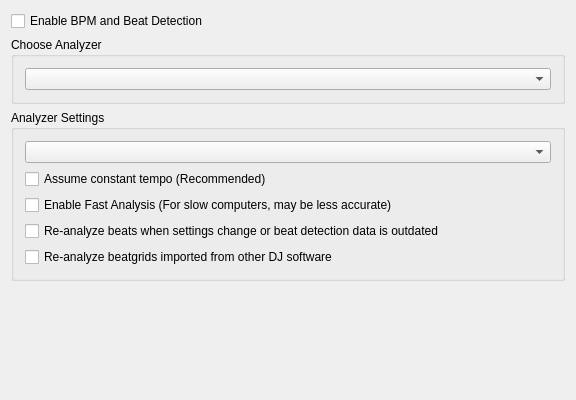
<?xml version="1.0" encoding="UTF-8"?>
<ui version="4.0">
 <class>DlgBeatsDlg</class>
 <widget class="QWidget" name="DlgBeatsDlg">
  <property name="geometry">
   <rect>
    <x>0</x>
    <y>0</y>
    <width>576</width>
    <height>400</height>
   </rect>
  </property>
  <property name="windowTitle">
   <string>Beat Detection Preferences</string>
  </property>
  <layout class="QGridLayout" name="gridLayout">
   <item row="0" column="0">
    <widget class="QCheckBox" name="checkBoxAnalyzerEnabled">
     <property name="toolTip">
      <string>When beat detection is enabled, Mixxx detects the beats per minute and beats of your tracks,
automatically shows a beat-grid for them, and allows you to synchronize tracks using their beat information.</string>
     </property>
     <property name="text">
      <string>Enable BPM and Beat Detection</string>
     </property>
    </widget>
   </item>
   <item row="5" column="0">
    <spacer name="verticalSpacer">
     <property name="orientation">
      <enum>Qt::Vertical</enum>
     </property>
     <property name="sizeHint" stdset="0">
      <size>
       <width>20</width>
       <height>40</height>
      </size>
     </property>
    </spacer>
   </item>
   <item row="3" column="0">
    <widget class="QGroupBox" name="groupBox_2">
     <property name="title">
      <string>Analyzer Settings</string>
     </property>
     <layout class="QVBoxLayout" name="verticalLayout">
      <item>
       <widget class="QComboBox" name="comboBoxBpmRange">
        <property name="minimumSize">
         <size>
          <width>200</width>
          <height>0</height>
         </size>
        </property>
        <property name="toolTip">
         <string>The preferred range for analyzed tracks.</string>
        </property>
        <property name="layoutDirection">
         <enum>Qt::LeftToRight</enum>
        </property>
       </widget>
      </item>
      <item>
       <widget class="QCheckBox" name="checkBoxFixedTempo">
        <property name="toolTip">
         <string>Converts beats detected by the analyzer into a fixed-tempo beatgrid.
Use this setting if your tracks have a constant tempo (e.g. most electronic music).
Often results in higher quality beatgrids, but will not do well on tracks that have tempo shifts.</string>
        </property>
        <property name="text">
         <string>Assume constant tempo (Recommended)</string>
        </property>
       </widget>
      </item>
      <item>
       <widget class="QCheckBox" name="checkBoxFastAnalysis">
        <property name="toolTip">
         <string>Enable fast beat detection.
If activated Mixxx only analyzes the first minute of a track for beat information.
This can speed up beat detection on slower computers but may result in lower quality beatgrids.</string>
        </property>
        <property name="text">
         <string>Enable Fast Analysis (For slow computers, may be less accurate)</string>
        </property>
       </widget>
      </item>
      <item>
       <widget class="QCheckBox" name="checkBoxReanalyze">
        <property name="toolTip">
         <string>e.g. from 3rd-party programs or Mixxx versions before 1.11.
(Not checked: Analyze only, if no beats exist.)</string>
        </property>
        <property name="text">
         <string>Re-analyze beats when settings change or beat detection data is outdated</string>
        </property>
       </widget>
      </item>
      <item>
       <widget class="QCheckBox" name="checkBoxReanalyzeImported">
        <property name="text">
         <string>Re-analyze beatgrids imported from other DJ software</string>
        </property>
       </widget>
      </item>
     </layout>
    </widget>
   </item>
   <item row="2" column="0">
    <widget class="QGroupBox" name="groupBox">
     <property name="title">
      <string>Choose Analyzer</string>
     </property>
     <property name="alignment">
      <set>Qt::AlignLeading|Qt::AlignLeft|Qt::AlignTop</set>
     </property>
     <layout class="QHBoxLayout" name="horizontalLayout">
      <item>
       <widget class="QComboBox" name="comboBoxBeatPlugin">
        <property name="minimumSize">
         <size>
          <width>200</width>
          <height>0</height>
         </size>
        </property>
        <property name="maximumSize">
         <size>
          <width>2600</width>
          <height>26</height>
         </size>
        </property>
        <property name="toolTip">
         <string>Choose between different algorithms to detect beats.</string>
        </property>
        <property name="layoutDirection">
         <enum>Qt::LeftToRight</enum>
        </property>
       </widget>
      </item>
     </layout>
    </widget>
   </item>
  </layout>
 </widget>
 <layoutdefault spacing="6" margin="11"/>
 <tabstops>
  <tabstop>checkBoxAnalyzerEnabled</tabstop>
  <tabstop>comboBoxBeatPlugin</tabstop>
  <tabstop>checkBoxFixedTempo</tabstop>
  <tabstop>checkBoxReanalyze</tabstop>
  <tabstop>checkBoxReanalyzeImported</tabstop>
 </tabstops>
 <resources/>
 <connections/>
</ui>
